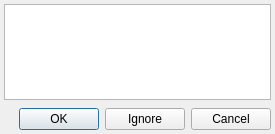
<?xml version="1.0" encoding="UTF-8"?>
<ui version="4.0">
 <class>mvd::ImportImagesDialog</class>
 <widget class="QDialog" name="mvd::ImportImagesDialog">
  <property name="geometry">
   <rect>
    <x>0</x>
    <y>0</y>
    <width>275</width>
    <height>134</height>
   </rect>
  </property>
  <property name="windowTitle">
   <string>Configure multi-resolution pyramid</string>
  </property>
  <property name="locale">
   <locale language="C" country="AnyCountry"/>
  </property>
  <layout class="QGridLayout" name="gridLayout">
   <property name="margin">
    <number>4</number>
   </property>
   <property name="spacing">
    <number>4</number>
   </property>
   <item row="0" column="0">
    <widget class="QTreeView" name="filenamesTreeView"/>
   </item>
   <item row="1" column="0">
    <widget class="mvd::MultiResolutionPyramidWidget" name="pyramidWidget" native="true"/>
   </item>
   <item row="2" column="0">
    <widget class="QDialogButtonBox" name="buttonBox">
     <property name="orientation">
      <enum>Qt::Horizontal</enum>
     </property>
     <property name="standardButtons">
      <set>QDialogButtonBox::Cancel|QDialogButtonBox::Ignore|QDialogButtonBox::Ok</set>
     </property>
    </widget>
   </item>
  </layout>
 </widget>
 <customwidgets>
  <customwidget>
   <class>mvd::MultiResolutionPyramidWidget</class>
   <extends>QWidget</extends>
   <header>Gui/mvdMultiResolutionPyramidWidget.h</header>
   <container>1</container>
  </customwidget>
 </customwidgets>
 <resources/>
 <connections/>
</ui>
